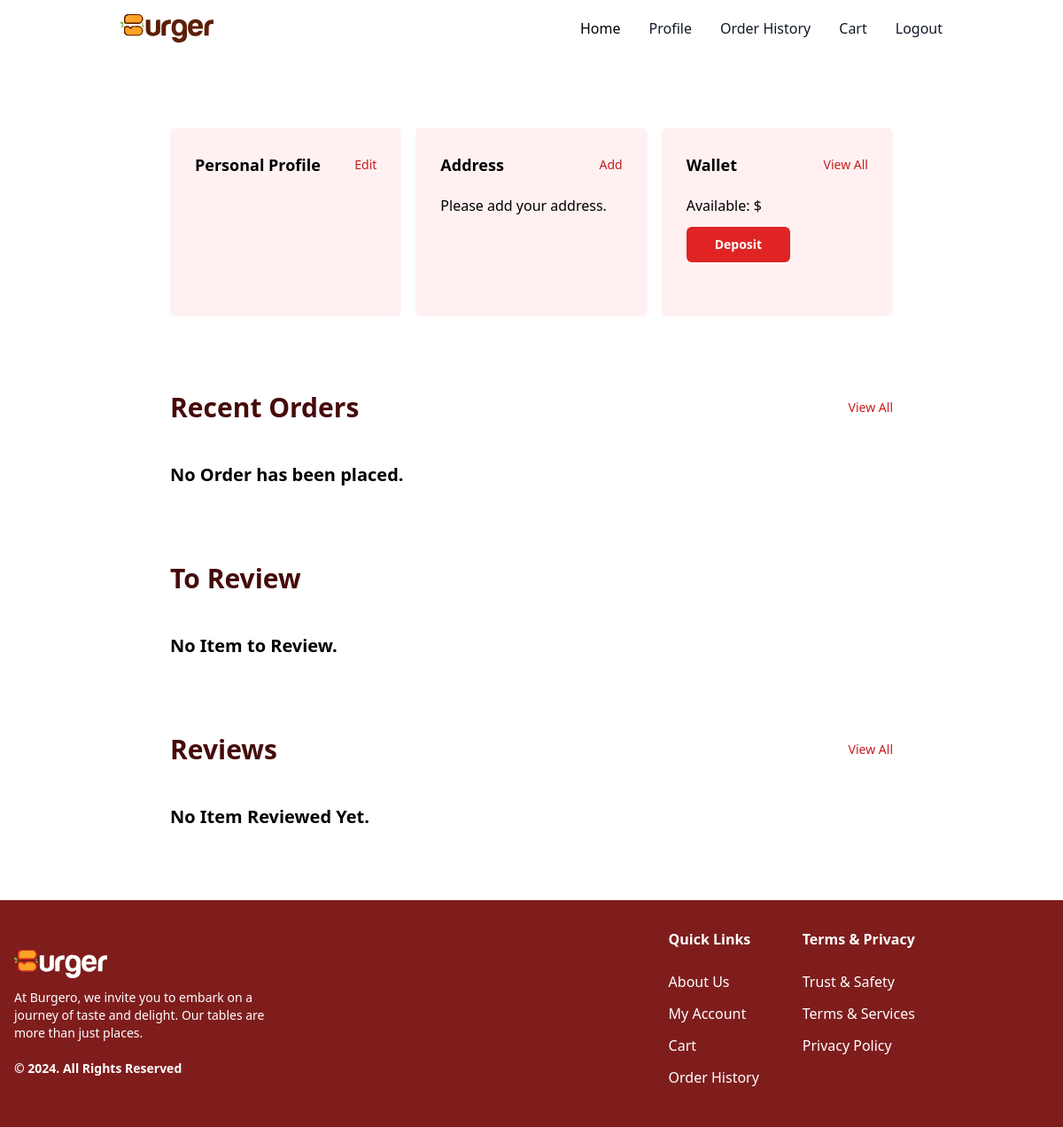
The page /accounts/profile/ (signed in) on the database as committed earlier.
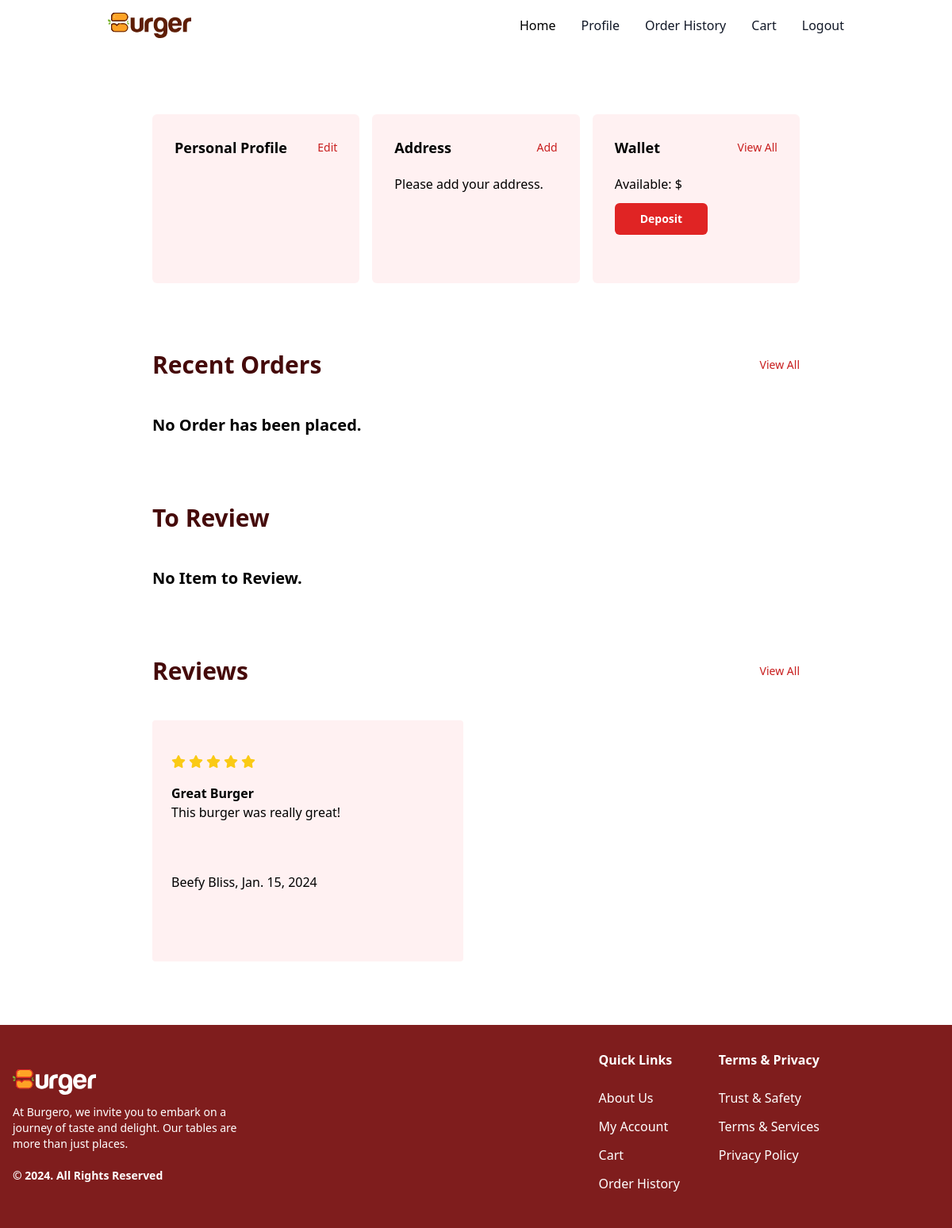
The same page on the database as committed later.
### review/models.py (models this page shows, shortened)
class Review(models.Model):
    user = models.ForeignKey(User, on_delete=models.CASCADE)
    rating = models.IntegerField(default=0)
    heading = models.CharField(max_length=100, verbose_name="Title")
    review = models.TextField()
    date = models.DateField(auto_now_add=True)
    item = models.ForeignKey(Food, on_delete=models.CASCADE, related_name="review")

### food/models.py (models this page shows, shortened)
class Food(models.Model):
    name = models.CharField(max_length=100)
    description = models.TextField()
    price = models.DecimalField(max_digits=12, decimal_places=2)
    image = models.URLField()
    is_discount = models.BooleanField(blank=True, default=False)
    discount_price = models.DecimalField(max_digits=12, decimal_places=2, blank=True, null=True)
    category = models.ManyToManyField(Category)

### accounts/views.py (the view)
# urls.py: path('profile/', profile, name='profile'),
@login_required
def profile(request):
    reviewed_foods_subquery = Review.objects.filter(
        user=request.user
    ).values('item_id')
    foods_not_reviewed = Food.objects.filter(
        orders__in=Order.objects.filter(
            user=request.user
        )
    ).exclude(
        id__in=Subquery(reviewed_foods_subquery)
    ).distinct()
    orders = Order.objects.filter(user=request.user).order_by('-placed_on')[:3]
    reviews = Review.objects.filter(user=request.user).order_by('-date')[:3]
    return render(request, 'profile.html', {'orders': orders, 'reviews': reviews, 'not_reviewed': foods_not_reviewed})

### accounts/templates/profile.html (shortened to what the changed rows need)
{% extends 'base.html' %}
{% block main %}
<section class="flex justify-center mb-20 mt-20">
    <div class="w-[85%]">
        <div class="flex justify-center gap-4">
            <div class="w-[345px] h-[213px] bg-rose-50 rounded-md p-7">
                <div class="flex justify-between items-center">
                    <h2 class="font-semibold text-lg">Personal Profile</h2>
                </div>
            </div>
            <div class="w-[345px] h-[213px] bg-rose-50 rounded-md p-7">
                <div class="flex justify-between items-center">
                    <h2 class="font-semibold text-lg">Address</h2>
                </div>
            </div>
            <div class="w-[345px] h-[213px] bg-rose-50 rounded-md p-7">
                <div class="flex justify-between items-center">
                    <h2 class="font-semibold text-lg">Wallet</h2>
                </div>
            </div>
        </div>
        <div>
            <div class="flex items-center justify-between mt-20 mb-10">
                <h1 class="text-5xl font-bold text-red-950 ">Recent Orders</h1>
            </div>
        </div>
        <div>
            <div class="flex items-center justify-between mt-20 mb-10">
                <h1 class="text-5xl font-bold text-red-950 ">To Review</h1>
            </div>
        </div>
        <div>
            <div class="flex items-center justify-between mt-20 mb-10">
                <h1 class="text-5xl font-bold text-red-950 ">Reviews</h1>
            </div>
            {% if reviews %}
            <div class="flex gap-5">
                {% for review in reviews %}
                    <div class="w-[392px] min-h-[296px] bg-rose-50 p-6 rounded">
                        <div>
                            <div class="flex gap-1  my-5 rating" id="{{review.rating}} {{review.pk}} rating">
                                <i class="fa-solid fa-star cursor-pointer text-gray-500" id="1 {{review.pk}}"></i>
                                <i class="fa-solid fa-star cursor-pointer text-gray-500" id="2 {{review.pk}}"></i>
                                <i class="fa-solid fa-star cursor-pointer text-gray-500" id="3 {{review.pk}}"></i>
                                <i class="fa-solid fa-star cursor-pointer text-gray-500" id="4 {{review.pk}}"></i>
                                <i class="fa-solid fa-star cursor-pointer text-gray-500" id="5 {{review.pk}}"></i>
                            </div>
                            <div style="display: grid;
                            grid-template-rows: auto 1fr auto;
                            min-height: 200px;">
                                <div style="display: flex;
                                align-items: center;">
                                    <div>
                                        <h3 class="font-semibold">{{review.heading}}</h3>
                                        <p>
                                            {{review.review}}
                                        </p>
                                    </div>
                                </div>
                                <div class="mt-auto mb-auto" style="margin-top: auto; margin-bottom: auto;">
                                    <p><span class="font-medium">{{review.item.name}}</span>, <span class="font-light">{{review.date}}</span></p>
                                </div>
                            </div>
                        </div>
                    </div>
                {% endfor %}
            </div>
            {% else %}
                <div>
                    <h3 class="text-xl font-semibold">No Item Reviewed Yet.</h3>
                </div>
            {% endif %}
        </div>
    </div>
</section>
{% endblock main %}

Rows that differ between the two databases and show on the page:
added Review: heading "Great Burger", review "This burger was really great!", item.name "Beefy Bliss", date "Jan. 15, 2024"
Other text that changed with them:
text no longer shown: "No Item Reviewed Yet."
